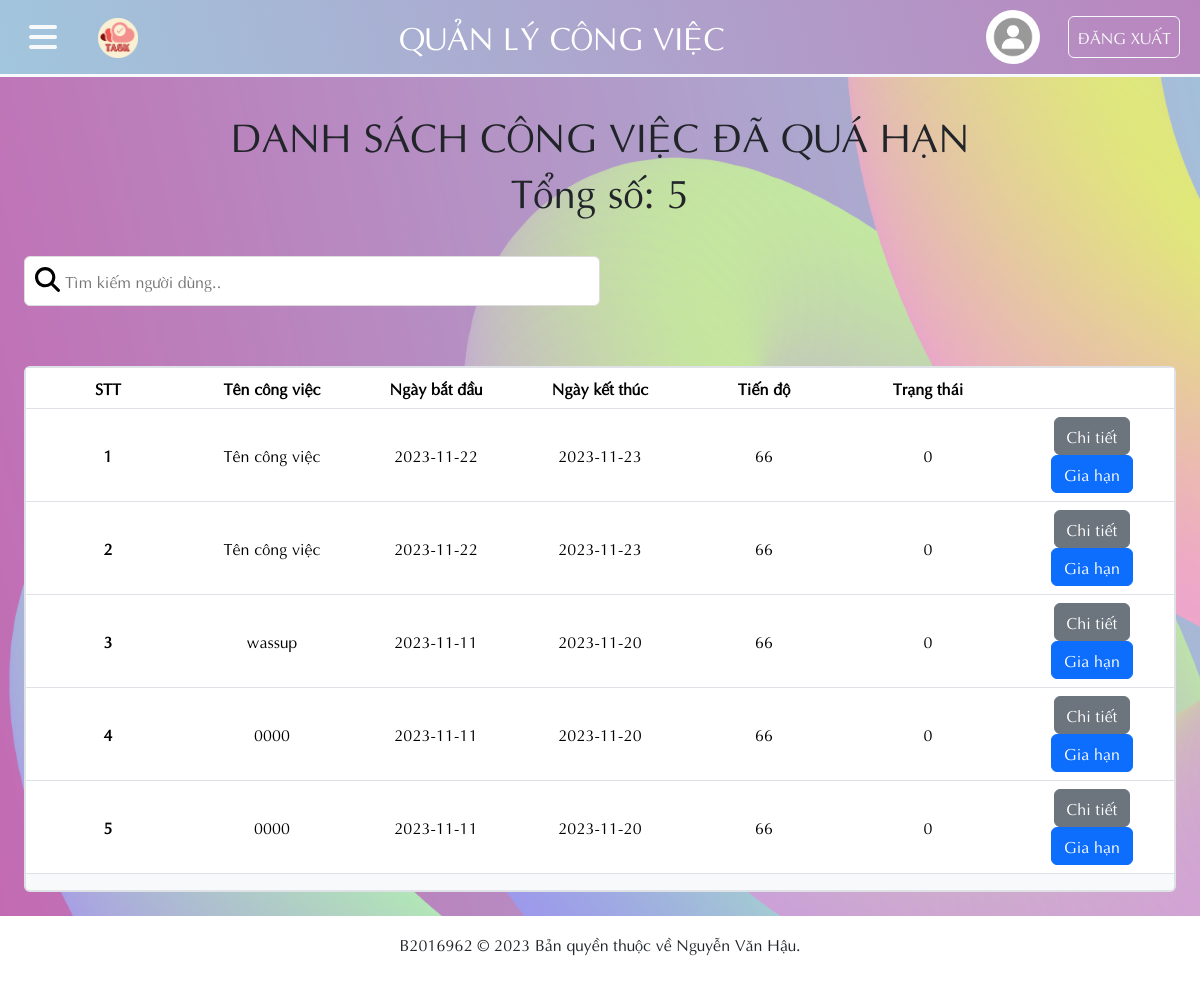
Screenshot of /User/nd_cv_quahan.php (signed in) with the database file from the repository.
### tables this page shows
CREATE TABLE `congviec` (
  `CV_MA` int(10) NOT NULL,
  `CV_TEN` varchar(50) NOT NULL,
  `CV_NGAYBATDAU` date NOT NULL,
  `CV_NGAYKETTHUC` date NOT NULL,
  `CV_NOIDUNG` text NOT NULL,
  `CV_TIENDO` varchar(50) NOT NULL,
  `CV_TRANGTHAICV` varchar(50) NOT NULL,
  `CV_NGAYTAO` date NOT NULL,
  `CV_NTH` int(10) NOT NULL,
  `CV_NGS` int(10) NOT NULL,
  `LCV_MA` int(10) NOT NULL
);

### User/nd_cv_quahan.php (the view, shortened to what this page needs)
<?php include_once '../condb/condb.php';
$email = $_SESSION['nguoidung'];
$query = "select * from nguoidung where ND_EMAIL ='$email'";
$sql = mysqli_query($conn, $query);
$nguoidung = mysqli_fetch_assoc($sql);
$nd_ma = $nguoidung['ND_MA'];
?>
<!DOCTYPE html>
<html lang="en">
<head>
    <link href="../styles/style.css?v=<?php echo time(); ?>" rel="stylesheet" type="text/css" />
    <link href="https://cdn.jsdelivr.net/npm/bootstrap@5.3.2/dist/css/bootstrap.min.css" rel="stylesheet"
>
    <link rel="stylesheet" href="https://cdnjs.cloudflare.com/ajax/libs/font-awesome/6.4.2/css/all.min.css">
</head>
<body>
    <header>
        <nav class=" navbar navbar-expand custom_navbar_bg fixed-top border-bottom border-light border-3">
            <button class=" btn mx-3" type="button" data-bs-toggle="offcanvas" data-bs-target="#sidebar_content" aria-controls="sidebar_content">
                <i class="fa-solid fs-2 text-light fa-bars"></i>
            </button>
            <div class="container-fluid">
                <a class="navbar-brand text-white fs-4" href="nguoidung.php"><img src="../image/logo.png" style="width: 40px;" class="w3-circle"></a>
                <a class="navbar-brand text-white fs-2"> QUẢN LÝ CÔNG VIỆC </a>
                <div class="">
                    <a href="#"><img class="rounded-circle me-4" width="54px" src="../Image/default_avatar.jpg" alt="Profile Picture"></a>
                    <a class="btn btn-outline-light px-2 py-2 me-2" href="dangxuat.php" role="button">ĐĂNG XUẤT</a>
                </div>
            </div>
        </nav>
    </header>
    <main>
        <?php
    $query_cv = "select * from congviec where CV_NTH =$nd_ma and CV_TIENDO < 100 and CV_NGAYKETTHUC < NOW()";
    $ds_cv = mysqli_query($conn, $query_cv);
    $soluong_cv = $ds_cv->num_rows;
    ?>
        <div class="container  text-dark w-80 rounded-4 p-2">
            <h1 class="text-center ">DANH SÁCH CÔNG VIỆC ĐÃ QUÁ HẠN</h1>
            <h1 class="text-center ">Tổng số: <?php echo $soluong_cv;?></h1>
        </div>
        <div class="rounded p-4 d-flex justify-content-sm-between">
            <input class="rounded-2" type="text" id="searchBar" placeholder="Tìm kiếm người dùng.." title="Nhập thông tin người dùng">
        </div>
        <div class="m-4 ms-4 rounded bg-light border border-2 table_container">
            <table id="dataTable" class="table text-center align-middle">
                <thead class="align-middle">
                    <tr>
                        <th scope="col">STT</th>
                        <th scope="col">Tên công việc</th>
                        <th scope="col">Ngày bắt đầu</th>
                        <th scope="col">Ngày kết thúc</th>
                        <th scope="col">Tiến độ</th>
                        <th scope="col">Trạng thái</th>
                        <th scope="col"></th>
                    </tr>
                </thead>
                <tbody>
                    <?php
$i = 1;
while ($cv = mysqli_fetch_assoc($ds_cv)):
    ?>
                    <tr>
                        <th scope="row">
                            <?php echo $i;
    $i += 1; ?>
                        </th>
                        <td>
                            <?php echo $cv['CV_TEN']; ?>
                        </td>
                        <td>
                            <?php echo $cv['CV_NGAYBATDAU']; ?>
                        </td>
                        <td>
                            <?php echo $cv['CV_NGAYKETTHUC']; ?>
                        </td>
                        <td>
                            <?php echo $cv['CV_TIENDO']; ?>
                        </td>
                        <td>
                            <?php echo $cv['CV_TRANGTHAICV']; ?>
                        </td>
                        <td>
                            <button title="Cập nhật tiến độ" type="button" class="btn-secondary btn" data-toggle="modal" data-target="#myModal">
                                Chi tiết
                            </button>
                            <button title="Cập nhật tiến độ" type="button" class="btn-primary btn" data-toggle="modal" data-target="#myModal">
                                Gia hạn
                            </button>
                        </td>
                    </tr>
                    <?php
endwhile;
?>
                </tbody>
            </table>
        </div>
        <footer class="footer_container d-flex justify-content-center p-3 text-dark">
            <p>B2016962 &copy; 2023 Bản quyền thuộc về Nguyễn Văn Hậu.</p>
        </footer>
    </main>
</body>
</html>

### styles/style.css (style rules this page uses)
* { margin: 0; padding: 0; box-sizing: border-box; font-family: Aptima; }
body { background-image: url(../Image/background.png); background-repeat: no-repeat; background-size: cover; background-attachment: fixed; }
nav { transition: all 0.2s ease-in-out; }
.custom_navbar_bg { background-image: linear-gradient(75deg, #a1c6dd 0%, #a1c6dd 0%, #b985be 100%); }
.footer_container { min-height: 80px; background-color: #ffffff; }
footer { background-color: rgba(225, 225, 225, 0.4); backdrop-filter: blur(10px); min-height: 60px; }
main { min-height: 620px; margin-top: 80px; padding-top: 24px; }
@media (min-width: 992px) { .container, .container-lg, .container-md, .container-sm { max-width: 960px; min-width: 700px; } }
#searchBar { background-image: url(../Image/SearchIcon.svg); background-position: 10px 10px; background-size: 25px; background-repeat: no-repeat; width: 50%; font-size: 16px; padding: 12px 20px 12px 40px; border: 1px solid #ddd; margin-bottom: 12px; }
table { width: 100%; }
thead, tbody tr { display: table; width: 100%; table-layout: fixed; }
tbody { display: block; overflow-y: auto; table-layout: fixed; max-height: 500px; }
.table_container { min-height: 360px; }

### rows the page displays
congviec: CV_TEN "Tên công việc", CV_NGAYBATDAU "2023-11-22", CV_NGAYKETTHUC "2023-11-23", CV_TIENDO "66", CV_TRANGTHAICV "0"
congviec: CV_TEN "Tên công việc", CV_NGAYBATDAU "2023-11-22", CV_NGAYKETTHUC "2023-11-23", CV_TIENDO "66", CV_TRANGTHAICV "0"
congviec: CV_TEN "wassup", CV_NGAYBATDAU "2023-11-11", CV_NGAYKETTHUC "2023-11-20", CV_TIENDO "66", CV_TRANGTHAICV "0"
congviec: CV_TEN "0000", CV_NGAYBATDAU "2023-11-11", CV_NGAYKETTHUC "2023-11-20", CV_TIENDO "66", CV_TRANGTHAICV "0"
congviec: CV_TEN "0000", CV_NGAYBATDAU "2023-11-11", CV_NGAYKETTHUC "2023-11-20", CV_TIENDO "66", CV_TRANGTHAICV "0"

### other values shown
$soluong_cv "5"
